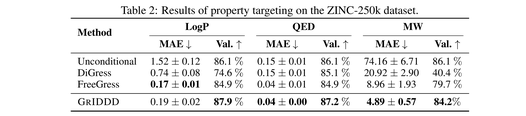
#> input picture anno-1/gdl/midterms/fourth/figs/orig_table2_zinc.png, 526 x 116 px, shrunk from 3800 x 840 before the run
$ python build_composite.py
#> lines starting #> are read from the running program, lines starting #| are printed output that depends on the picture
"""Stitch the three priority paper figures (Table 2, Fig 3, Table 3) into one
composite PNG with panel letters and uniform spacing.

Layout:
    +------------------------------------------------+
    | (a) Table 2 - ZINC-250k targeting (full width) |
    +---------------------+--------------------------+
    | (b) Fig. 3 OOD      | (c) Table 3 optimization |
    +---------------------+--------------------------+

Originals are 600 DPI paper crops; the composite preserves them pixel-for-pixel
(no resizing of content, only canvas placement). White background, slate panel
letters. Run:
    ~/.pyenv/versions/3.12.6/bin/python3 build_composite.py
"""
from PIL import Image, ImageDraw, ImageFont

PAD = 40           # outer padding
GAP = 50           # gap between panels
LETTER_H = 70      # space reserved above each panel for the (a)/(b)/(c) label

# load originals
t2 = Image.open("figs/orig_table2_zinc.png")  # 3800 x 840
#> t2 is the input picture: PIL image 526x116 RGB; min 0, max 255, mean 234.8
f3 = Image.open("figs/orig_fig3_ood.png")     # 3600 x 1100
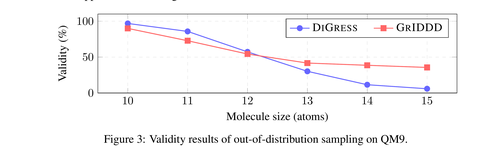
#> input picture anno-1/gdl/midterms/fourth/figs/orig_fig3_ood.png, 498 x 152 px, shrunk from 3600 x 1100 before the run
#> f3 is the input picture: PIL image 498x152 RGB; mean R, G, B 247, 245.9, 246.8
t3 = Image.open("figs/orig_table3_optim.png") # 3500 x 1076
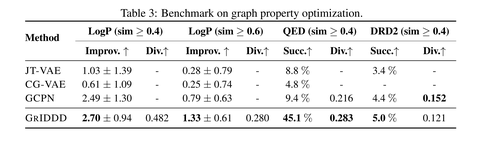
#> input picture anno-1/gdl/midterms/fourth/figs/orig_table3_optim.png, 484 x 149 px, shrunk from 3500 x 1076 before the run
#> t3 is the input picture: PIL image 484x149 RGB; min 0, max 255, mean 236.7

# canvas width = max(t2 width, f3+t3 widths + gap) + 2*PAD
bottom_w = f3.width + t3.width + GAP
#> bottom_w = 1032
canvas_w = max(t2.width, bottom_w) + 2 * PAD
#> canvas_w = 1112

# pad t2 horizontally to canvas, then bottom row scaled to canvas inner width
# To keep panels at their native resolution we set inner width = bottom_w and
# pad/center accordingly.
inner_w = max(t2.width, bottom_w)
#> inner_w = 1032
canvas_w = inner_w + 2 * PAD

# heights
bottom_h = max(f3.height, t3.height)
#> bottom_h = 152
canvas_h = PAD + LETTER_H + t2.height + GAP + LETTER_H + bottom_h + PAD
#> canvas_h = 538

canvas = Image.new("RGB", (canvas_w, canvas_h), "white")
#> canvas: PIL image 1112x538 RGB; every value is 255
draw = ImageDraw.Draw(canvas)

try:
    font = ImageFont.truetype(
        "/System/Library/Fonts/Supplemental/Arial Bold.ttf", 54
    )
except OSError:
    font = ImageFont.load_default()

SLATE = (51, 65, 91)


def place(img, x, y):
    canvas.paste(img, (x, y))


# (a) Table 2 - centered horizontally
y = PAD
draw.text((PAD, y), "(a)  ZINC-250k targeting", fill=SLATE, font=font)
y += LETTER_H
x_t2 = PAD + (inner_w - t2.width) // 2
#> x_t2 = 293
place(t2, x_t2, y)
#> in place, `canvas.paste(img, (x, y))`:
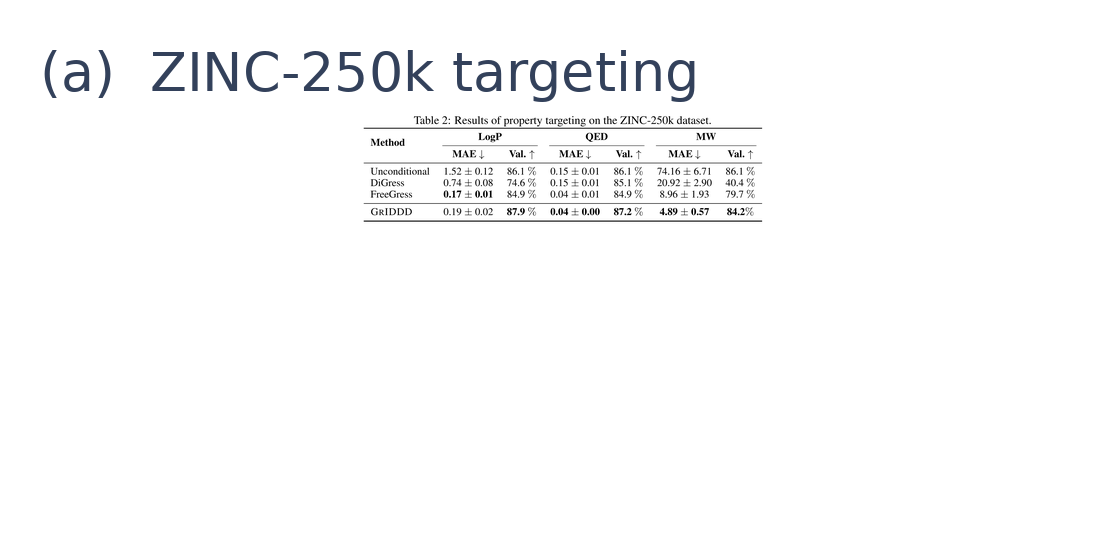
#> canvas: PIL image 1112x538 RGB; mean R, G, B 250.5, 250.6, 250.9

# (b) Fig 3 + (c) Table 3 row
y_bottom_label = y + t2.height + GAP
#> y_bottom_label = 276
draw.text((PAD, y_bottom_label),
          "(b)  OOD validity", fill=SLATE, font=font)
draw.text((PAD + f3.width + GAP, y_bottom_label),
          "(c)  Graph-property optimization", fill=SLATE, font=font)

y_bottom = y_bottom_label + LETTER_H
#> y_bottom = 346
# vertically center each within bottom_h
place(f3, PAD, y_bottom + (bottom_h - f3.height) // 2)
#> call 2 of place, with x = 40, y = 346
#> in place (call 2), `canvas.paste(img, (x, y))`:
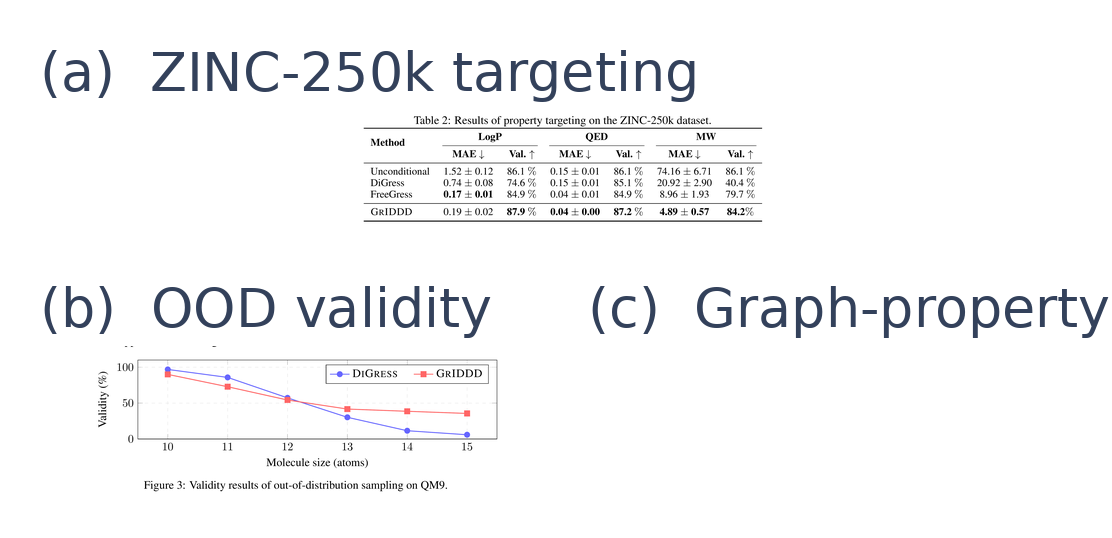
#> canvas: PIL image 1112x538 RGB; mean R, G, B 245.9, 246.2, 247.1
place(t3, PAD + f3.width + GAP, y_bottom + (bottom_h - t3.height) // 2)
#> call 3 of place, with x = 588, y = 347
#> in place (call 3), `canvas.paste(img, (x, y))`:
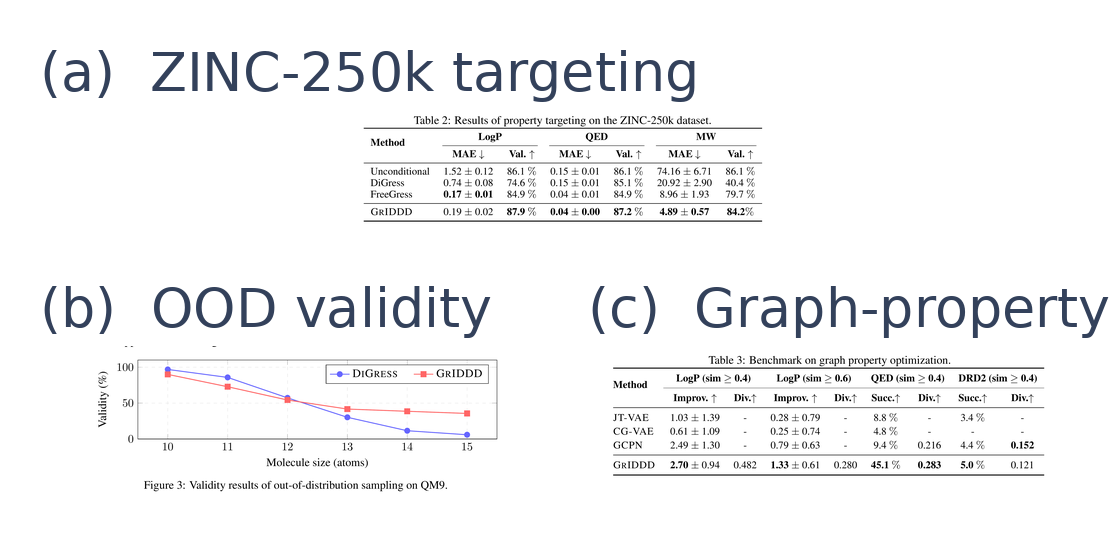
#> canvas: PIL image 1112x538 RGB; mean R, G, B 243.7, 244, 244.9

out = "figs/composite_results.png"
canvas.save(out, optimize=True)
print(f"wrote {out} -- {canvas.size}")
#| wrote figs/composite_results.png -- (1112, 538)
